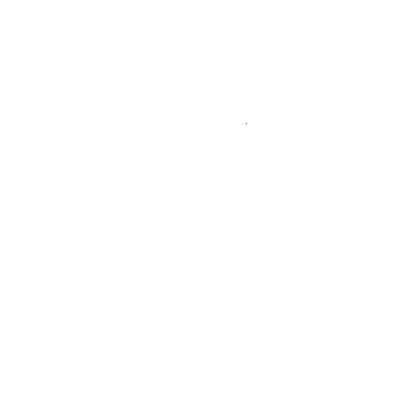
Frame 1 (no input)
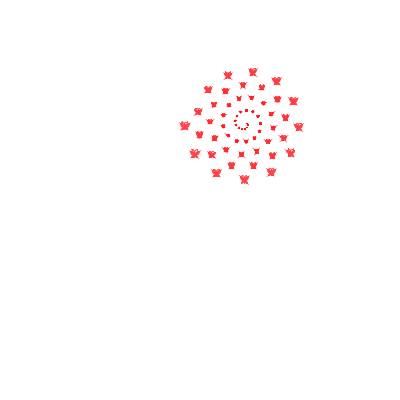
Frame 60 (the mouse pressed at the canvas centre just before this capture)
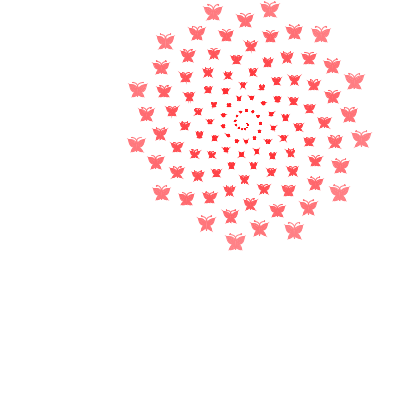
Frame 120 (the mouse held since frame 60 and released just before this capture)

The Processing sketch that drew these frames (run headless with seeded random() and noise(); from frame 60 on, the mouse is pressed at the canvas centre):

// Processing sketch: processing_179178
// ── processing_179178.pde

Butterfly[] myButterfly=new Butterfly[1];
float r=0;
float theta=0;
void setup() {
  size(400, 400);
  background(255);
  smooth();
  for (int i=0;i<myButterfly.length;i++) {
    myButterfly[i] = new Butterfly(random(40, width-40), random (40, height-40), 255, 10, 15);
  }
}
void draw() {
  for (int i=0; i<myButterfly.length;i++) {
    myButterfly[i].move();
    myButterfly[i].display();
  }
}
class Butterfly {
  float x, y; 
  //float speedx,speedy;
  float r;
  float a;
  color cr;
  color cg;
  color cb;
  Butterfly(float xpos, float ypos, color tempColorR, color tempColorG, color tempColorB) {
    x=xpos;
    y=ypos;
    cr=tempColorR;
    cg=tempColorG;
    cb=tempColorB;
  }
  //speedx = noise(atime)*2; // Pick a random speed
  //speedy= noise(atime)*2;
  void move() {
    x=x+r*cos(theta);
    y=y+r*sin(theta);
    theta += 0.5;
    r+=0.5;
    
  }
  void display() {
    noFill();
    stroke(cr, cg, cb);
    bezier(x, y-a*50, x+a*10, y-a*70, x+a*20, y-a*75, x+a*40, y-a*80);
    bezier(x, y-a*50, x-a*10, y-a*70, x-a*20, y-a*75, x-a*40, y-a*80);
    fill(cr, cg, cb);
    bezier(x, y-a*50, x+a*10, y-a*25, x+a*10, y+a*25, x, y+a*50);
    bezier(x, y-a*50, x-a*10, y-a*25, x-a*10, y+a*25, x, y+a*50);
    //fill(220,230,255);
    bezier(x+a*5, y-a*25, x+a*25, y-a*58, x+a*65, y-a*60, x+a*75, y-a*60);
    bezier(x-a*5, y-a*25, x-a*25, y-a*58, x-a*35, y-a*60, x-a*75, y-a*60);
    //fill(200,205,255);
    bezier(x-a*75, y-a*60, x-a*67, y-a*10, x-a*55, y+a*3, x-a*20, y+a*10);
    bezier(x+a*75, y-a*60, x+a*67, y-a*10, x+a*55, y+a*3, x+a*20, y+a*10);
    //fill(250,200,255);
    bezier(x+a*20, y+a*10, x+a*40, y+a*10, x+a*55, y+a*50, x+a*50, y+a*50);
    bezier(x-a*20, y+a*10, x-a*40, y+a*10, x-a*55, y+a*50, x-a*50, y+a*50);
    //fill(255,200,220);
    bezier(x+a*50, y+a*50, x+a*50, y+a*55, x+a*15, y+a*48, x+a*5, y+a*30);
    bezier(x-a*50, y+a*50, x-a*50, y+a*55, x-a*15, y+a*48, x-a*5, y+a*30);
    //fill(255,0,190);
    ellipse(x+a*45, y-a*80, a*7, a*7);
    //fill(255,0,190);
    ellipse(x-a*45, y-a*80, a*7, a*7);
    //fill(205,255,200);
    //stroke(255);
    triangle(x+a*10, y-a*25, x+a*75, y-a*60, x+a*20, y+a*10);
    triangle(x-a*10, y-a*25, x-a*75, y-a*60, x-a*20, y+a*10);
    //fill(255,255,160);
    triangle(x+a*20, y+a*10, x+a*5, y+a*30, x+a*50, y+a*50);
    triangle(x-a*20, y+a*10, x-a*5, y+a*30, x-a*50, y+a*50);
    //fill(255);
    triangle(x-a*20, y+a*10, x-a*5, y+a*30, x-a*10, y-a*25);
    triangle(x+a*20, y+a*10, x+a*5, y+a*30, x+a*10, y-a*25);
    a +=0.001;
    cg++;
    cb++;
  }
}
